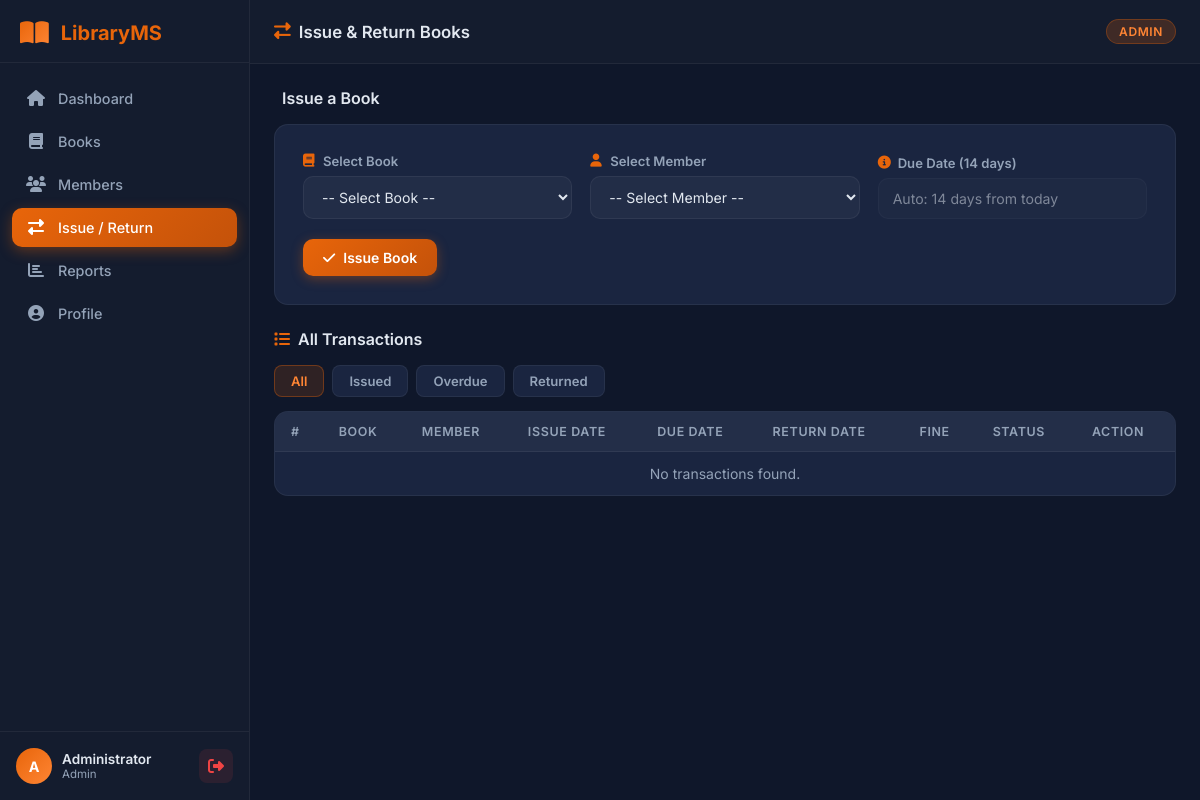
Page /transactions (signed in) on the earlier database version.
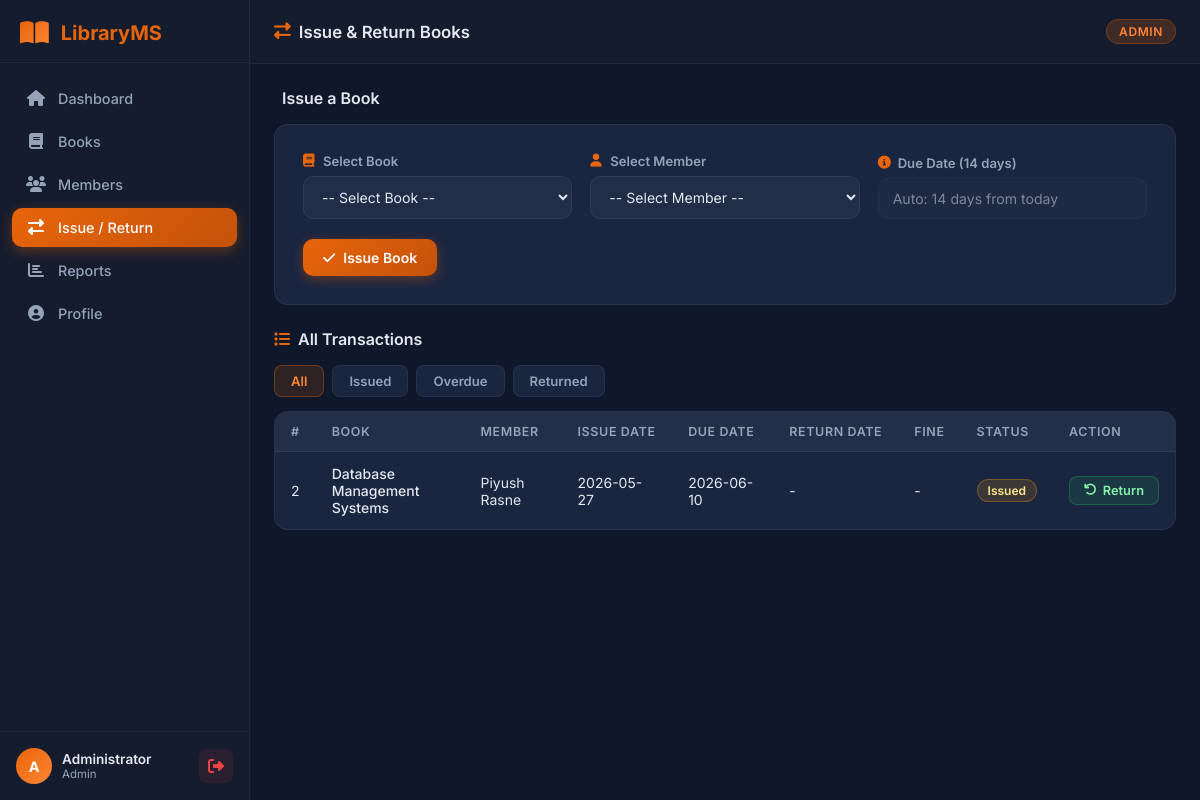
Same page on the later database version.
### tables this page shows
CREATE TABLE transactions (
            id INTEGER PRIMARY KEY AUTOINCREMENT,
            book_id INTEGER NOT NULL,
            user_id INTEGER NOT NULL,
            issue_date TEXT NOT NULL,
            due_date TEXT NOT NULL,
            return_date TEXT,
            fine REAL DEFAULT 0.0,
            status TEXT DEFAULT 'issued',
            FOREIGN KEY (book_id) REFERENCES books(id),
            FOREIGN KEY (user_id) REFERENCES users(id)
        );

CREATE TABLE books (
            id INTEGER PRIMARY KEY AUTOINCREMENT,
            title TEXT NOT NULL,
            author TEXT NOT NULL,
            isbn TEXT UNIQUE,
            category TEXT,
            publisher TEXT,
            year INTEGER,
            total_copies INTEGER DEFAULT 1,
            available_copies INTEGER DEFAULT 1,
            description TEXT,
            added_date TEXT DEFAULT CURRENT_DATE
        );

CREATE TABLE users (
            id INTEGER PRIMARY KEY AUTOINCREMENT,
            name TEXT NOT NULL,
            email TEXT UNIQUE NOT NULL,
            password TEXT NOT NULL,
            role TEXT DEFAULT 'member',
            phone TEXT,
            address TEXT,
            membership_date TEXT DEFAULT CURRENT_DATE,
            is_active INTEGER DEFAULT 1
        );

### app.py (the view, shortened to what this page needs)
@app.route('/transactions')
@login_required
def transactions():
    conn = get_db()
    today = datetime.today().strftime('%Y-%m-%d')
    if session['role'] == 'admin':
        txns = conn.execute('''
            SELECT t.*, b.title as book_title, u.name as member_name
            FROM transactions t
            JOIN books b ON t.book_id = b.id
            JOIN users u ON t.user_id = u.id
            ORDER BY t.id DESC
        ''').fetchall()
    books_available = conn.execute("SELECT * FROM books WHERE available_copies > 0 ORDER BY title").fetchall()
    members_list = conn.execute("SELECT * FROM users WHERE role = 'member' AND is_active = 1 ORDER BY name").fetchall()
    conn.close()
    return render_template('transactions.html', transactions=txns, books=books_available,
                           members=members_list, today=today)

### app.py (called while the page is built)
def get_db():
    conn = sqlite3.connect(DATABASE)
    conn.row_factory = sqlite3.Row
    return conn

def login_required(f):
    @wraps(f)
    def decorated(*args, **kwargs):
        if 'user_id' not in session:
            flash('Please login to continue.', 'warning')
            return redirect(url_for('login'))
        return f(*args, **kwargs)
    return decorated

### templates/transactions.html (shortened to what the changed rows need)
{% extends 'base.html' %}
{% block content %}
{% if session.role == 'admin' %}
<div class="section-header">
    <h2> Issue a Book</h2>
</div>
{% endif %}
<div class="section-header">
    <h2><i class="fas fa-list"></i> All Transactions</h2>
</div>
<div class="table-card">
    <div class="table-responsive">
        <table class="data-table" id="txnTable">
            <thead>
                <tr>
                    <th>#</th>
                    <th>Book</th>
                    <th>Member</th>
                    <th>Issue Date</th>
                    <th>Due Date</th>
                    <th>Return Date</th>
                    <th>Fine</th>
                    <th>Status</th>
                    {% if session.role == 'admin' %}<th>Action</th>{% endif %}
                </tr>
            </thead>
            <tbody>
                {% for t in transactions %}
                {% set is_overdue = t.status == 'issued' and t.due_date < today %}
                <tr data-status="{{ 'Overdue' if is_overdue else (t.status | capitalize) }}">
                    <td>{{ t.id }}</td>
                    <td><span class="book-title">{{ t.book_title }}</span></td>
                    <td>{{ t.member_name }}</td>
                    <td>{{ t.issue_date }}</td>
                    <td class="{{ 'text-danger' if is_overdue else '' }}">{{ t.due_date }}</td>
                    <td>{{ t.return_date or '-' }}</td>
                    <td>{% if t.fine > 0 %}<span class="fine-amt">₹{{ '%.2f'|format(t.fine) }}</span>{% else %}-{% endif %}</td>
                    <td>
                        <span class="badge badge-{{ 'danger' if is_overdue else ('success' if t.status == 'returned' else 'warning') }}">
                            {{ 'Overdue' if is_overdue else (t.status | capitalize) }}
                        </span>
                    </td>
                    {% if session.role == 'admin' %}
                    <td>
                        {% if t.status == 'issued' %}
                        <form method="POST" action="{{ url_for('return_book', txn_id=t.id) }}">
                            <button type="submit" class="btn-return" title="Mark as Returned" onclick="return confirm('Mark as returned?')">
                                <i class="fas fa-undo"></i> Return
                            </button>
                        </form>
                        {% else %}
                        <span class="text-muted">Completed</span>
                        {% endif %}
                    </td>
                    {% endif %}
                </tr>
                {% else %}
                <tr><td colspan="9" class="empty-row">No transactions found.</td></tr>
                {% endfor %}
            </tbody>
        </table>
    </div>
</div>
{% endblock %}

Differences in the rows shown:
added transactions: id "2", book_title "Database Management Systems", member_name "Piyush Rasne", issue_date "2026-05-27", due_date "2026-06-10", return_date "-", status "Issued"
Other differences:
text no longer shown: "No transactions found."
